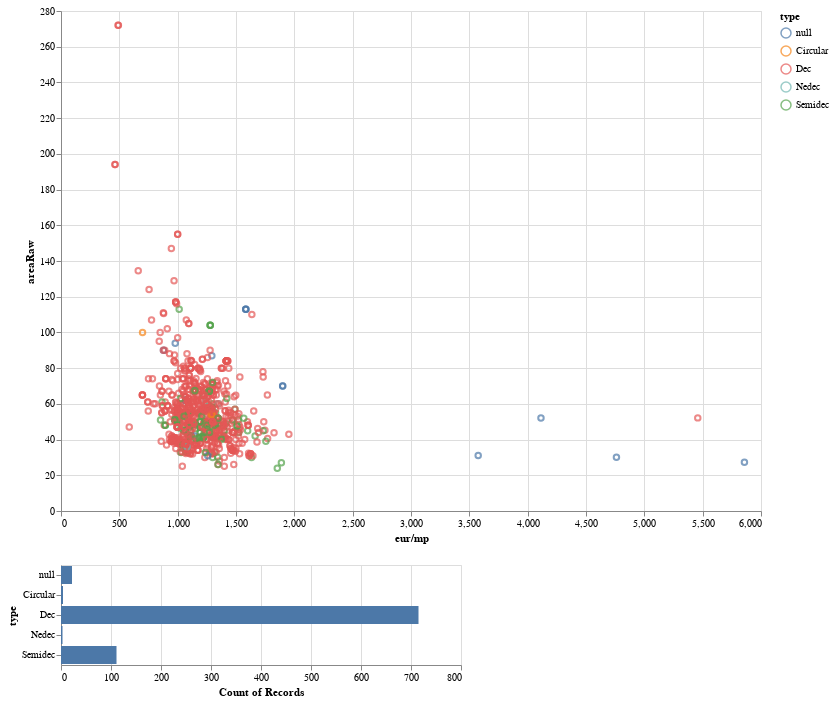

The notebook cell this image was saved under:
### Code cell
points = alt.Chart(source).mark_point().encode(
    x='eur/mp:Q',
    y='areaRaw:Q',
    color='type:N',
    tooltip = [ alt.Tooltip(field = 'price', title = 'Pret', type = 'quantitative'),
                alt.Tooltip(field ='eur/mp', title = 'Eur/mp', type = 'quantitative'),
                alt.Tooltip(field ='rooms', title = 'Nr_camere', type = 'quantitative'),
                alt.Tooltip(field ='areaRaw', title = 'Suprafata', type = 'quantitative'),
                alt.Tooltip(field = 'location', title = 'Locatie', type = 'nominal')]
).properties(
    width  = 700,
    height = 500
).interactive()

bars = alt.Chart(source).mark_bar().encode(
    y='type:N',
    x='count(type):Q',
    tooltip = ['type', alt.Tooltip('count()', title = 'Nr de aparitii'),
                alt.Tooltip('mean(price)', title = 'Medie pret')] 
)

chart5 = points & bars
chart5

### Figure 1 — Vega-Lite specification as saved in the notebook (floating-point values rounded to 4 significant figures; data arrays with more than 128 entries replaced by an {"elided": "..."} marker saying what was removed)
{"$schema": "https://vega.github.io/schema/vega-lite/v4.17.0.json", "config": {"view": {"continuousHeight": 300, "continuousWidth": 400}}, "data": {"name": "data-51383cb6bda49d8f4fb8dd6ede137e81"}, "datasets": {"data-51383cb6bda49d8f4fb8dd6ede137e81": {"elided": "855 records"}}, "vconcat": [{"encoding": {"color": {"field": "type", "type": "nominal"}, "tooltip": [{"field": "price", "title": "Pret", "type": "quantitative"}, {"field": "eur/mp", "title": "Eur/mp", "type": "quantitative"}, {"field": "rooms", "title": "Nr_camere", "type": "quantitative"}, {"field": "areaRaw", "title": "Suprafata", "type": "quantitative"}, {"field": "location", "title": "Locatie", "type": "nominal"}], "x": {"field": "eur/mp", "type": "quantitative"}, "y": {"field": "areaRaw", "type": "quantitative"}}, "height": 500, "mark": "point", "selection": {"selector026": {"bind": "scales", "encodings": ["x", "y"], "type": "interval"}}, "width": 700}, {"encoding": {"tooltip": [{"field": "type", "type": "nominal"}, {"aggregate": "count", "title": "Nr de aparitii", "type": "quantitative"}, {"aggregate": "mean", "field": "price", "title": "Medie pret", "type": "quantitative"}], "x": {"aggregate": "count", "field": "type", "type": "quantitative"}, "y": {"field": "type", "type": "nominal"}}, "mark": "bar"}]}
